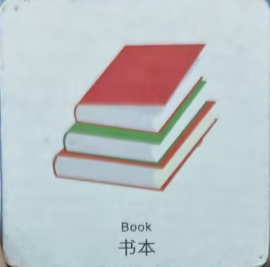
#> input picture src/nav_pkg/scripts/target.jpg, 270 x 267 px; its folder holds only this picture in this run
$ python text_aruco.py
#> lines starting #> are read from the running program, lines starting #| are printed output that depends on the picture
#!/usr/bin/env python
# -*- coding: utf-8 -*-

import cv2
import cv2.aruco as aruco
import os
import glob

def test_aruco_in_folder():
    print("=======================================")
    print("🔍 启动加白边强化版 ArUco 探测器...")
    print("=======================================")

    # 涵盖工业界和机器人赛道 99% 的字典
    dict_to_test = {
        "DICT_4X4_50": aruco.DICT_4X4_50,
        "DICT_5X5_250": aruco.DICT_5X5_250,
        "DICT_6X6_250": aruco.DICT_6X6_250,
        "DICT_7X7_250": aruco.DICT_7X7_250,
        "APRILTAG_36h11": aruco.DICT_APRILTAG_36h11,
        "DICT_ARUCO_ORIGINAL": aruco.DICT_ARUCO_ORIGINAL
    }

    image_files = []
    for ext in ('*.png', '*.jpg', '*.jpeg'):
        image_files.extend(glob.glob(ext))

    image_files = [f for f in image_files if not f.startswith("result_")]

    if not image_files:
        print("⚠️ 当前文件夹下没有找到图片！")
        return

    for img_file in image_files:
        print(f"\n📂 正在读取图片: {img_file}")
        original_image = cv2.imread(img_file)
#> original_image is the input picture: shape (267, 270, 3); mean B, G, R 198.5, 195.5, 188.5

        if original_image is None:
            print("❌ 图片读取失败！")
            continue

        # 🔑 核心魔法：给图片四周强行加上 50 像素的纯白边框 (Quiet Zone)
        # 如果没有这圈白边，算法就找不到最外围的黑色正方形轮廓！
        image = cv2.copyMakeBorder(original_image, 50, 50, 50, 50, cv2.BORDER_CONSTANT, value=[255, 255, 255])
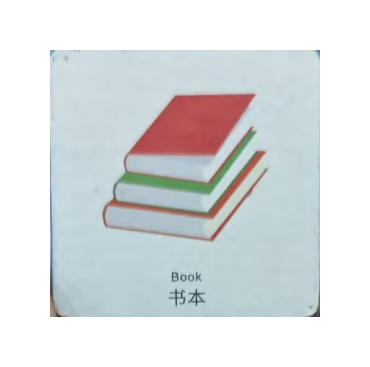
#> image: shape (367, 370, 3); mean B, G, R 225, 223.4, 219.7

        gray = cv2.cvtColor(image, cv2.COLOR_BGR2GRAY)
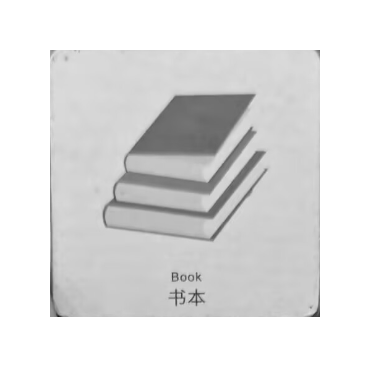
#> gray: shape (367, 370); min 28, max 255, mean 222.5
        found = False

        for dict_name, dict_type in dict_to_test.items():
            aruco_dict = aruco.Dictionary_get(dict_type)
            parameters = aruco.DetectorParameters_create()

            corners, ids, rejectedImgPoints = aruco.detectMarkers(gray, aruco_dict, parameters=parameters)

            if ids is not None and len(ids) > 0:
                print(f"✅ 破解成功！所属家族: [{dict_name}]")
                print(f"🎯 识别到 ID: {ids.flatten().tolist()}")

                aruco.drawDetectedMarkers(image, corners, ids)

                save_name = "result_" + img_file
                cv2.imwrite(save_name, image)
                print(f"💾 识别结果已保存为: {save_name}，快看看新加的白边和绿框！")

                found = True
                break

        if not found:
            print("❌ 依然没有找到。这可能真的不是主流 ArUco 码。")

if __name__ == '__main__':
    test_aruco_in_folder()
